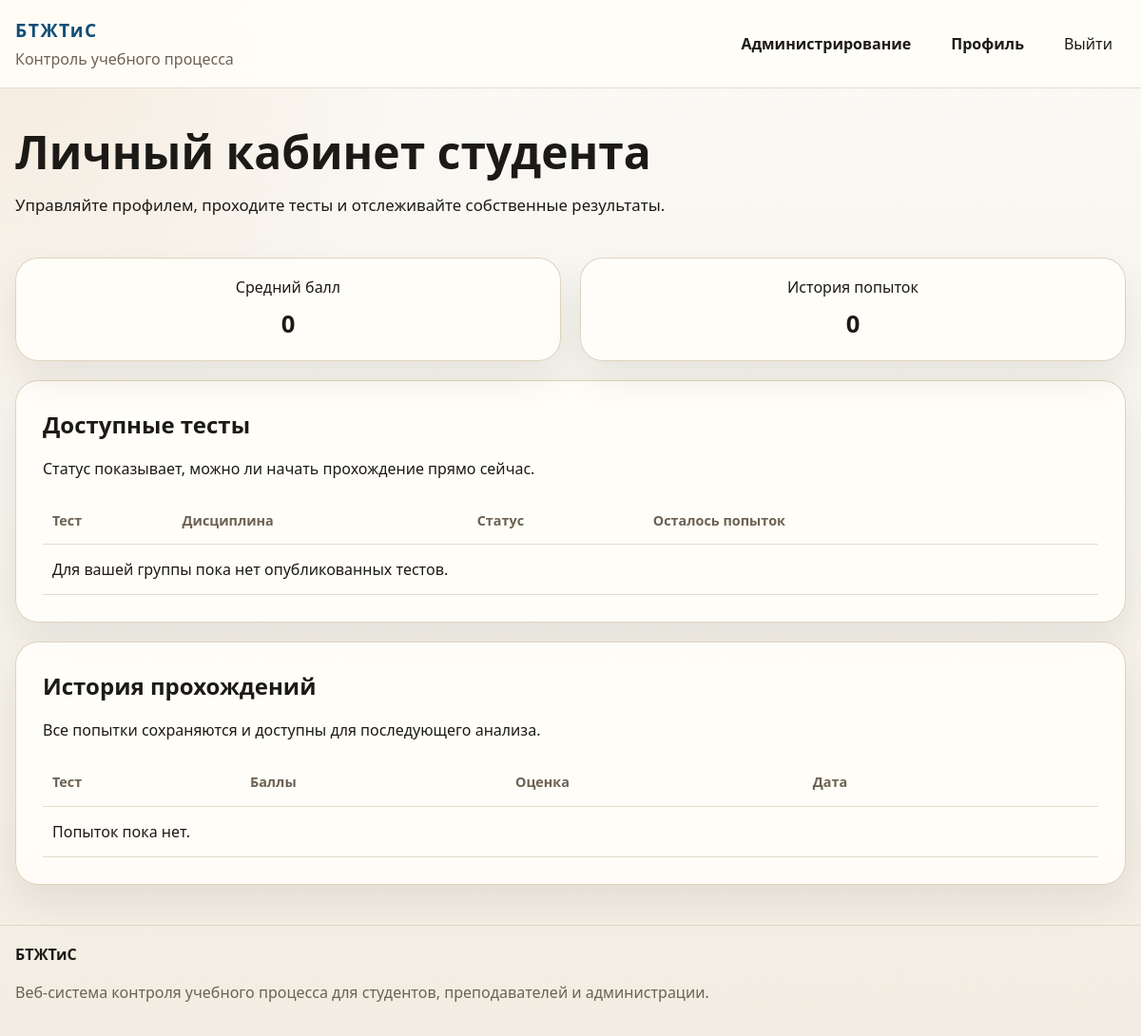
The page /student/ (signed in) on the database as committed earlier.
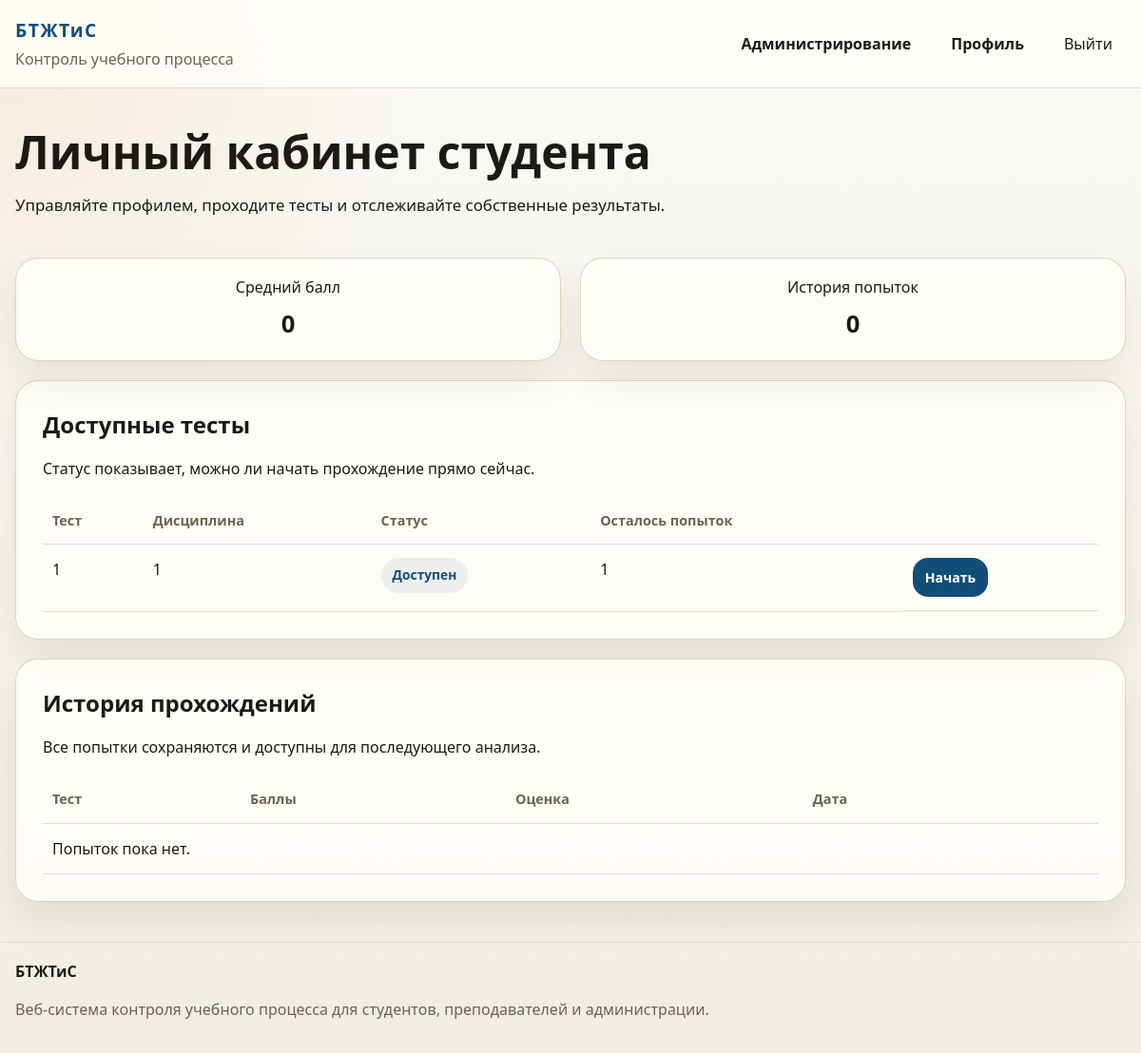
The same page on the database as committed later.
### education/models.py (models this page shows, shortened)
class Test(models.Model):
    title = models.CharField("Название теста", max_length=200)
    description = models.TextField("Описание", blank=True)
    discipline = models.ForeignKey(
        Discipline,
        on_delete=models.CASCADE,
        related_name="tests",
        verbose_name="Дисциплина",
    )
    author = models.ForeignKey(
        settings.AUTH_USER_MODEL,
        on_delete=models.CASCADE,
        related_name="created_tests",
        limit_choices_to={"role": ROLE_TEACHER},
        verbose_name="Автор",
    )
    groups = models.ManyToManyField(
        AcademicGroup,
        related_name="tests",
        blank=True,
        verbose_name="Доступные группы",
    )
    time_limit_minutes = models.PositiveIntegerField("Лимит времени (мин.)", default=30)
    max_attempts = models.PositiveIntegerField("Максимум попыток", default=1)
    allow_retake = models.BooleanField("Разрешить повторное прохождение", default=False)
    is_published = models.BooleanField("Опубликован", default=False)
    available_from = models.DateTimeField("Доступен с", blank=True, null=True)
    available_to = models.DateTimeField("Доступен до", blank=True, null=True)
    created_at = models.DateTimeField("Создан", auto_now_add=True)
    updated_at = models.DateTimeField("Обновлён", auto_now=True)
    class Meta:
        db_table = "tests"
        ordering = ["-updated_at", "title"]
        verbose_name = "Тест"
        verbose_name_plural = "Тесты"
    def is_open_now(self):
        now = timezone.now()
        if self.available_from and now < self.available_from:
            return False
        if self.available_to and now > self.available_to:
            return False
        return True
    def completed_attempts_for(self, student):
        return self.attempts.filter(student=student, is_finished=True).count()
    def attempts_left_for(self, student):
        return max(self.max_attempts - self.completed_attempts_for(student), 0)
    def is_available_for(self, student):
        if not self.is_published or not self.is_open_now():
            return False
        if self.groups.exists():
            if not student.academic_group:
                return False
            if not self.groups.filter(pk=student.academic_group_id).exists():
                return False
        return self.completed_attempts_for(student) < self.max_attempts

class Discipline(models.Model):
    name = models.CharField("Дисциплина", max_length=120, unique=True)
    code = models.CharField("Код", max_length=20, blank=True)
    description = models.TextField("Описание", blank=True)
    teachers = models.ManyToManyField(
        settings.AUTH_USER_MODEL,
        related_name="disciplines_taught",
        blank=True,
        limit_choices_to={"role": ROLE_TEACHER},
        verbose_name="Преподаватели",
    )
    groups = models.ManyToManyField(
        AcademicGroup,
        related_name="disciplines",
        blank=True,
        verbose_name="Учебные группы",
    )
    class Meta:
        db_table = "disciplines"
        ordering = ["name"]
        verbose_name = "Дисциплина"
        verbose_name_plural = "Дисциплины"

### education/views.py (the view)
# urls.py: path("student/", views.student_dashboard, name="student_dashboard"),
@role_required(User.Role.STUDENT)
def student_dashboard(request):
    tests = Test.objects.filter(is_published=True).select_related("discipline", "author").prefetch_related("groups")
    if request.user.academic_group:
        tests = tests.filter(Q(groups=request.user.academic_group) | Q(groups__isnull=True)).distinct()
    else:
        tests = tests.filter(groups__isnull=True)
    test_rows = []
    for test in tests:
        active_attempt = test.attempts.filter(student=request.user, is_finished=False).first()
        test_rows.append(
            {
                "test": test,
                "active_attempt": active_attempt,
                "can_start": test.is_available_for(request.user) and active_attempt is None,
                "attempts_left": test.attempts_left_for(request.user),
                "status": (
                    "В процессе"
                    if active_attempt
                    else "Доступен"
                    if test.is_available_for(request.user)
                    else "Недоступен"
                ),
            }
        )
    attempts = request.user.attempts.select_related("test", "test__discipline").all()
    average_score = attempts.filter(is_finished=True).aggregate(avg=Avg("score")).get("avg") or 0
    context = {
        "test_rows": test_rows,
        "attempts": attempts,
        "average_score": round(average_score, 1),
    }
    return render(request, "education/student_dashboard.html", context)

### education/context_processors.py (called while the page is built)
def site_meta(request):
    view_name = getattr(getattr(request, "resolver_match", None), "view_name", "")
    meta = DEFAULT_META | ROUTE_META.get(view_name, {})
    meta["url"] = request.build_absolute_uri()
    meta["image"] = request.build_absolute_uri(static("education/img/og-cover.svg"))
    meta["og_title"] = meta["title"]
    return {
        "site_meta": meta,
        "current_view_name": view_name,
    }

### education/models.py (called while the page is built)
    @property
    def is_administrator(self):
        return self.role == self.Role.ADMINISTRATOR or self.is_superuser

### education/utils.py (called while the page is built)
def role_required(*roles):
    def decorator(view_func):
        @wraps(view_func)
        def _wrapped_view(request, *args, **kwargs):
            if not request.user.is_authenticated:
                return redirect("login")
            if request.user.is_superuser or request.user.role in roles:
                return view_func(request, *args, **kwargs)
            messages.error(request, "У вас нет доступа к данному разделу.")
            return redirect(dashboard_url_for(request.user))
        return _wrapped_view
    return decorator

### templates/education/student_dashboard.html (shortened to what the changed rows need)
{% extends "base.html" %}
{% block content %}
<section class="section">
    <div class="container">
        <div class="page-head page-head-inline">
            <div>
                <h1>Личный кабинет студента</h1>
            </div>
        </div>
        <section class="panel panel-top-space">
            <div class="section-head">
                <h2>Доступные тесты</h2>
            </div>
            <div class="table-wrap">
                <table class="data-table">
                    <thead>
                        <tr>
                            <th>Тест</th>
                            <th>Дисциплина</th>
                            <th>Статус</th>
                            <th>Осталось попыток</th>
                            <th></th>
                        </tr>
                    </thead>
                    <tbody>
                        {% for row in test_rows %}
                            <tr>
                                <td>{{ row.test.title }}</td>
                                <td>{{ row.test.discipline.name }}</td>
                                <td><span class="pill">{{ row.status }}</span></td>
                                <td>{{ row.attempts_left }}</td>
                                <td class="actions-cell">
                                    {% if row.active_attempt %}
                                        <a class="btn btn-secondary btn-small" href="{% url 'education:take_test' row.active_attempt.pk 1 %}">Продолжить</a>
                                    {% elif row.can_start %}
                                        <a class="btn btn-primary btn-small" href="{% url 'education:start_test' row.test.pk %}">Начать</a>
                                    {% else %}
                                        <span class="muted">Нет действия</span>
                                    {% endif %}
                                </td>
                            </tr>
                        {% empty %}
                            <tr>
                                <td colspan="5">Для вашей группы пока нет опубликованных тестов.</td>
                            </tr>
                        {% endfor %}
                    </tbody>
                </table>
            </div>
        </section>
        <section class="panel panel-top-space">
            <div class="section-head">
                <h2>История прохождений</h2>
            </div>
            <div class="table-wrap">
                <table class="data-table">
                    <thead>
                        <tr>
                            <th>Тест</th>
                            <th>Баллы</th>
                            <th>Оценка</th>
                            <th>Дата</th>
                            <th></th>
                        </tr>
                    </thead>
                </table>
            </div>
        </section>
    </div>
</section>
{% endblock %}

Rows that differ between the two databases and show on the page:
now on this page (row edited): Test: test "1", test.discipline.name "1", status "Доступен", attempts_left "1"
Other text that changed with them:
text no longer shown: "Для вашей группы пока нет опубликованных тестов."
